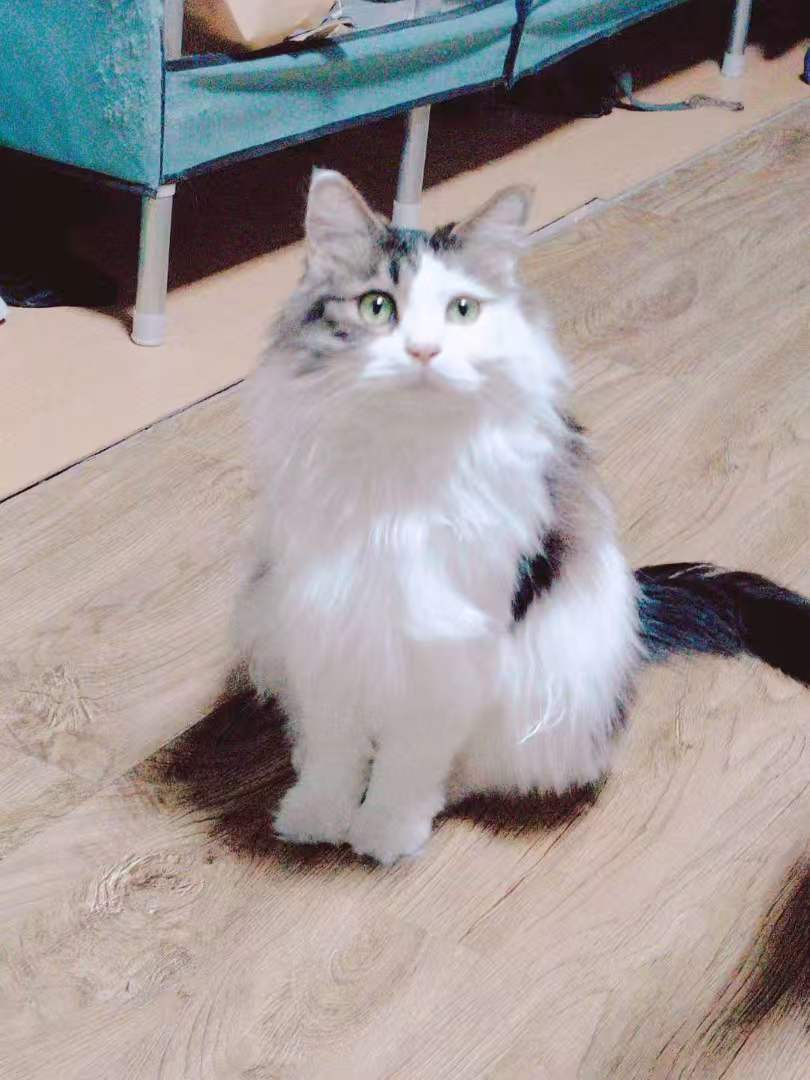
#> input picture services/appearance-generation/samples/建国2.jpg, 810 x 1080 px
$ python -i postprocess.py   (imports and definitions only)
#> lines starting #> are read from the running program, lines starting #| are printed output that depends on the picture
#> further down, picture is the input picture: PIL image 810x1080 RGB; mean R, G, B 161.8, 152.8, 152
# -*- coding: utf-8 -*-
"""Background removal post-processing for generated pet images."""
from PIL import Image, ImageFilter
import numpy as np


class BackgroundRemovalError(Exception):
    pass


def estimate_background_color(image: Image.Image) -> tuple[int, int, int]:
    """Estimate the dominant background color from the image borders."""
    rgb = image.convert("RGB")
    w, h = rgb.size
#> w = 810; h = 1080
    sample = np.array(rgb)
    border = np.concatenate(
        [
            sample[: max(1, h // 20)].reshape(-1, 3),
            sample[-max(1, h // 20):].reshape(-1, 3),
            sample[:, : max(1, w // 20)].reshape(-1, 3),
            sample[:, -max(1, w // 20):].reshape(-1, 3),
        ]
    )
    median = np.median(border, axis=0).astype(int)
#> median = [180, 166, 162]
    return tuple(median)


def remove_background_chroma(image: Image.Image, tolerance: int = 30) -> Image.Image:
    """Chroma-key removal: assumes a uniform background color."""
    bg = estimate_background_color(image)
#> bg = (180, 166, 162)
    rgb = image.convert("RGB")
    arr = np.array(rgb).astype(np.float32)
    dist = np.abs(arr - np.array(bg)).sum(axis=2)
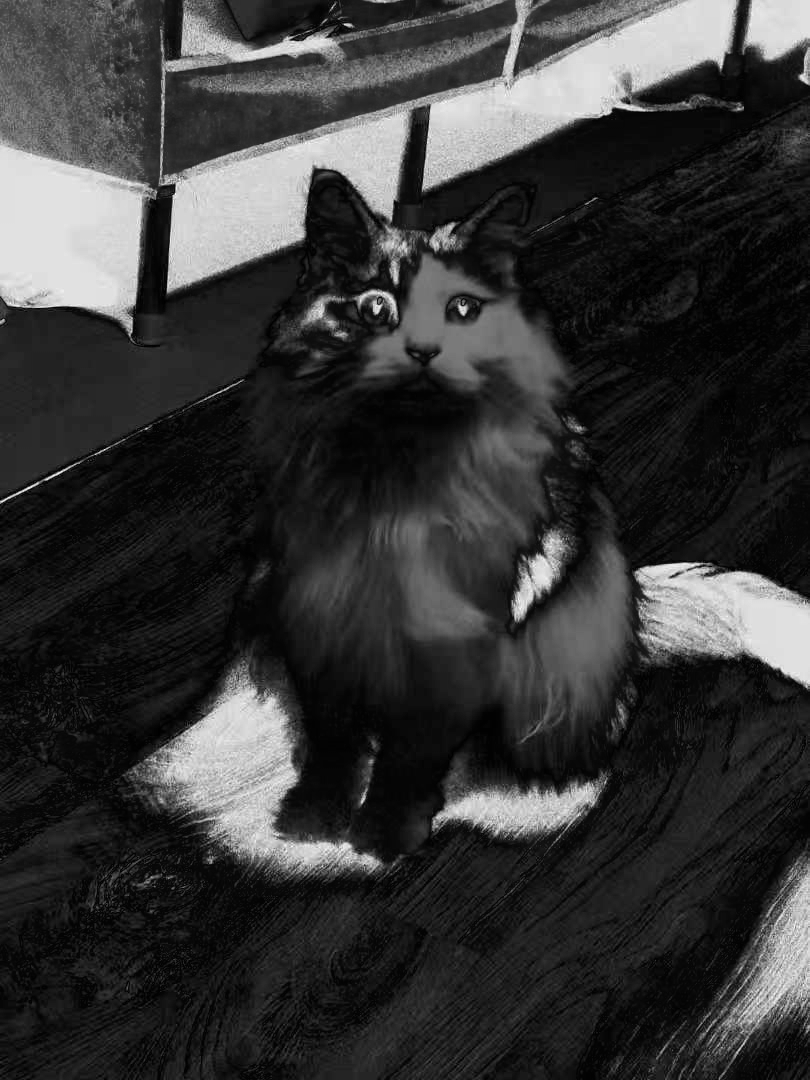
#> dist: shape (1080, 810) float64; min 1, max 500, mean 108.7; drawn with min black and max white
    alpha = np.clip((dist - tolerance) / 60.0, 0.0, 1.0)
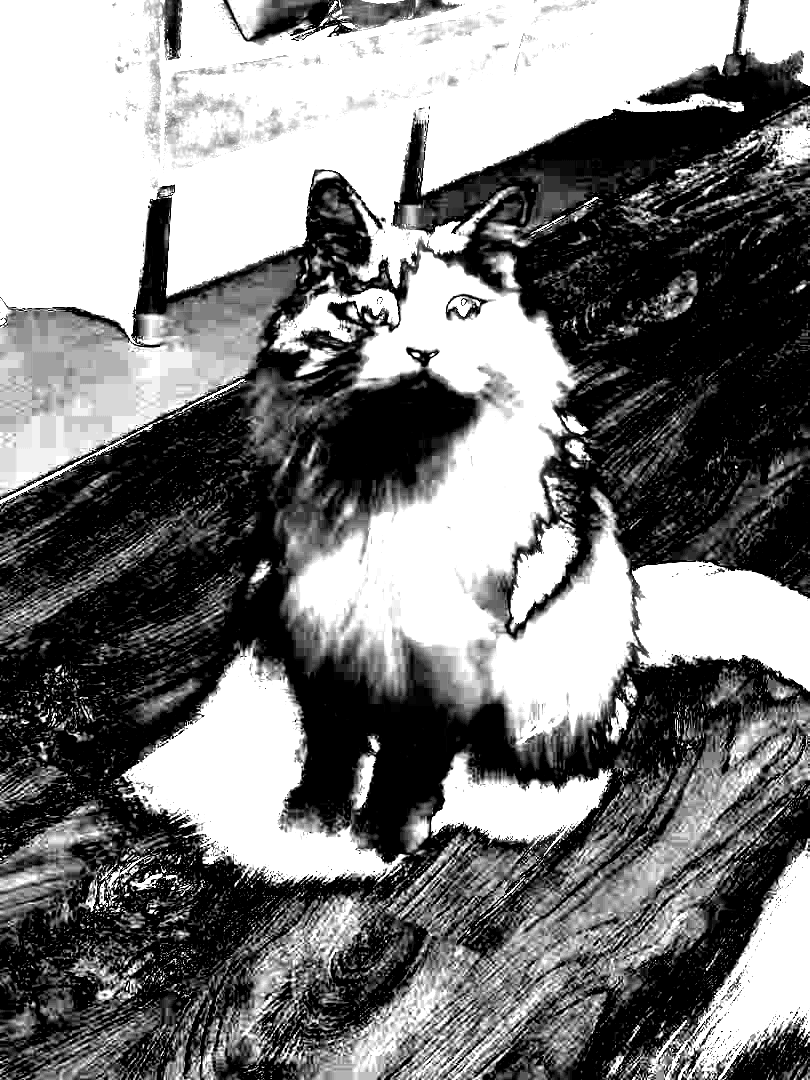
#> alpha: shape (1080, 810) float64; min 0, max 1, mean 0.488
    rgba = np.dstack(
        [
            np.array(rgb),
            (alpha * 255).astype(np.uint8),
        ]
    )
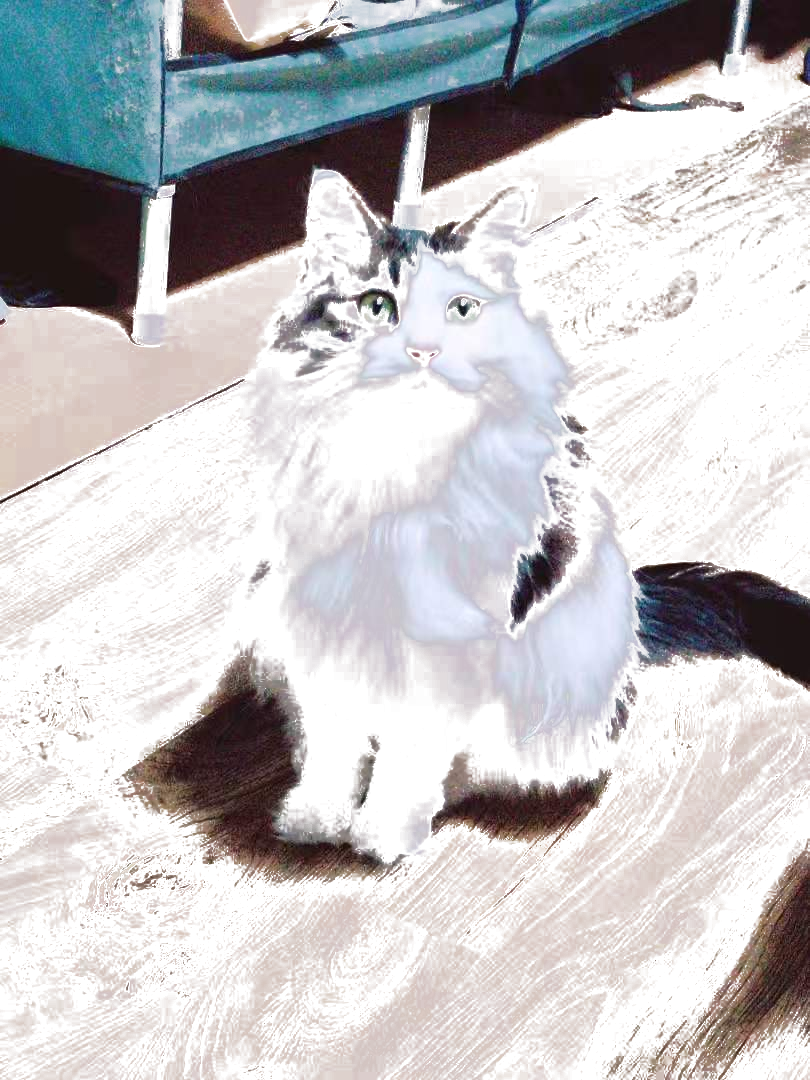
#> rgba: shape (1080, 810, 4); mean R, G, B, A 161.8, 152.8, 152, 124.3; transparent parts drawn white
    out = Image.fromarray(rgba, "RGBA")
    # soften the alpha edge
    alpha_layer = out.split()[3].filter(ImageFilter.GaussianBlur(radius=1.5))
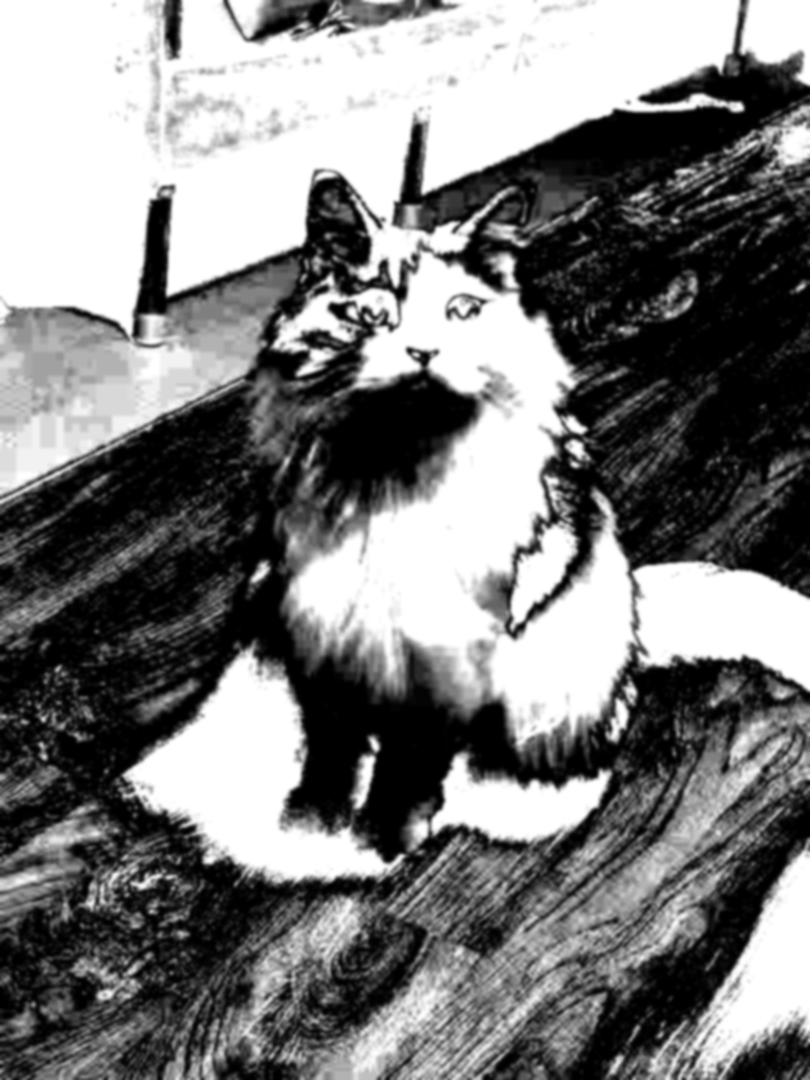
#> alpha_layer: PIL image 810x1080 L; min 0, max 255, mean 124.3
    out.putalpha(alpha_layer)
    return out


def is_uniform_background(image: Image.Image, tolerance: int = 25) -> bool:
    """True when the border colors are within tolerance of each other."""
    bg = estimate_background_color(image)
    rgb = image.convert("RGB")
    w, h = rgb.size
    sample = np.array(rgb)
    border = np.concatenate(
        [
            sample[: max(1, h // 20)].reshape(-1, 3),
            sample[-max(1, h // 20):].reshape(-1, 3),
            sample[:, : max(1, w // 20)].reshape(-1, 3),
            sample[:, -max(1, w // 20):].reshape(-1, 3),
        ]
    )
    return np.all(np.abs(border - np.array(bg)) <= tolerance)


def remove_background_rembg(image: Image.Image) -> Image.Image:
    """Background removal via rembg (u2net). Downloads the model on first use."""
    try:
        from rembg import remove
    except ImportError as exc:
        raise BackgroundRemovalError("rembg not installed") from exc
    result = remove(image.convert("RGBA"))
    if result is None:
        raise BackgroundRemovalError("rembg returned no result")
    return result


def remove_background(image: Image.Image, method: str = "auto") -> Image.Image:
    """Remove the background. auto: rembg (semantic) first, chroma-key fallback."""
    if method == "chroma":
        return remove_background_chroma(image)
    if method == "rembg":
        return remove_background_rembg(image)
    if method != "auto":
        raise BackgroundRemovalError(f"unknown method: {method}")
    try:
        return remove_background_rembg(image)
    except Exception:
        # rembg unavailable or failed: fall back to chroma-key
        if is_uniform_background(image):
            return remove_background_chroma(image)
        raise

>>> from PIL import Image
>>> picture = Image.open('../samples/建国2.jpg')
>>> result = remove_background_chroma(picture)

$ run again, on services/appearance-generation/samples/见过1.jpg
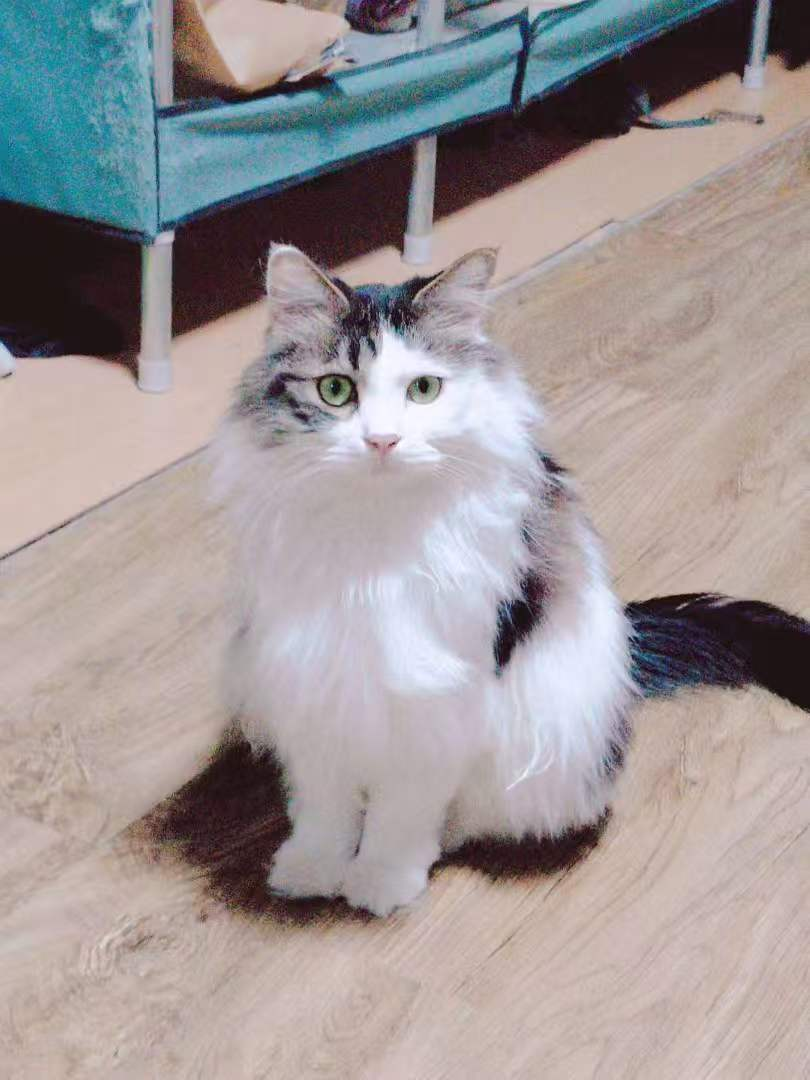
#> input picture services/appearance-generation/samples/见过1.jpg, 810 x 1080 px
#> picture is the input picture: PIL image 810x1080 RGB; mean R, G, B 158.5, 150.8, 151.5
#> median = [189, 173, 168]
#> bg = (189, 173, 168)
#> in remove_background_chroma, `rgba = np.dstack( [ np.array(rgb), (alpha * 255).astype(np.uint8), ] )`:
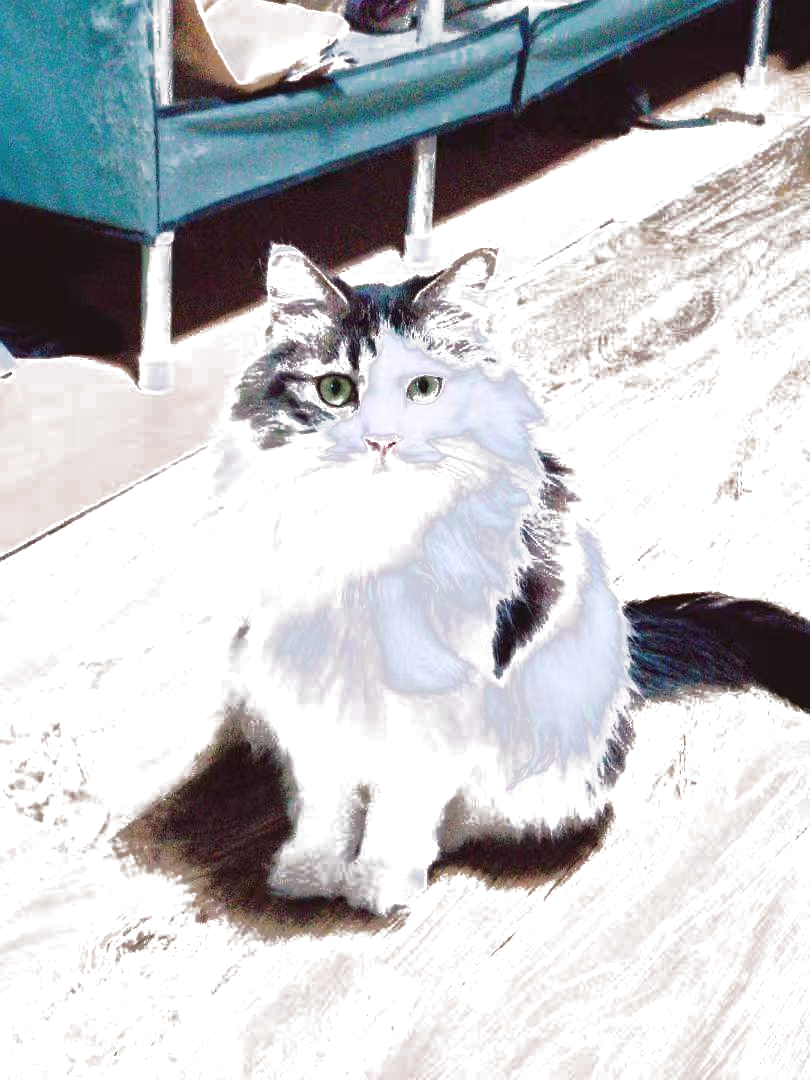
#> rgba: shape (1080, 810, 4); mean R, G, B, A 158.5, 150.8, 151.5, 109.1; transparent parts drawn white
#> in remove_background_chroma, `alpha_layer = out.split()[3].filter(ImageFilter.GaussianBlur(radius=1...`:
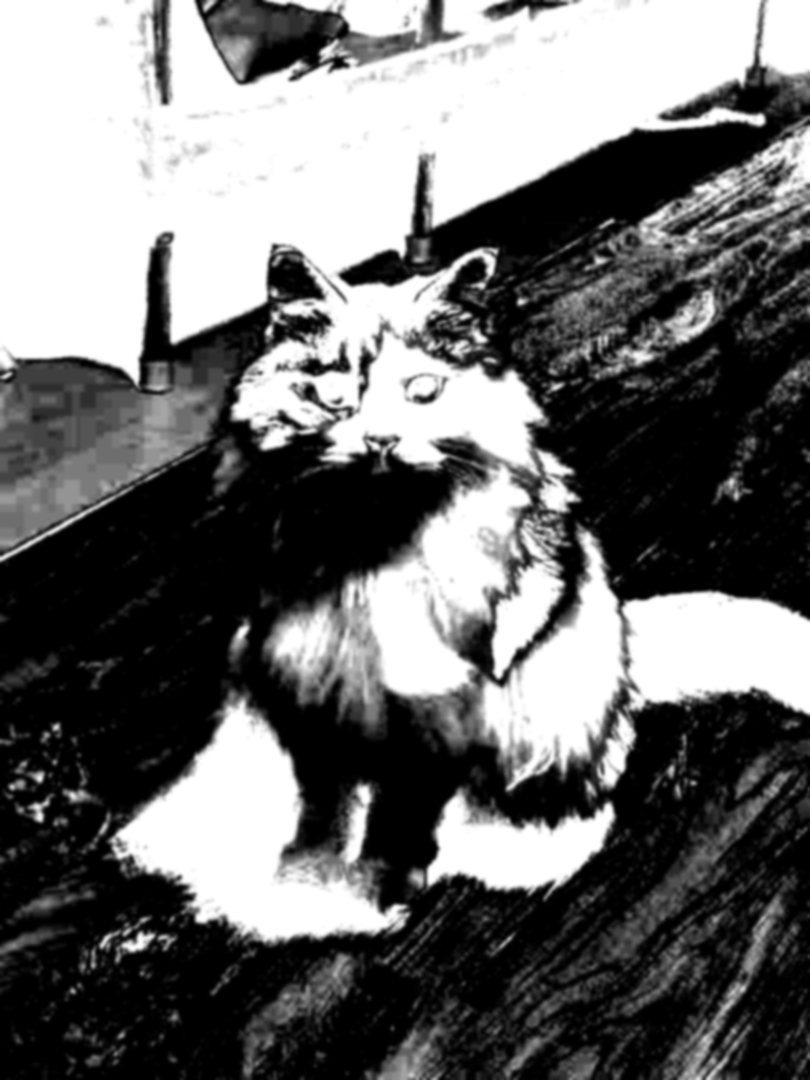
#> alpha_layer: PIL image 810x1080 L; min 0, max 255, mean 109.1

$ run again, on services/appearance-generation/samples/见过3.jpg
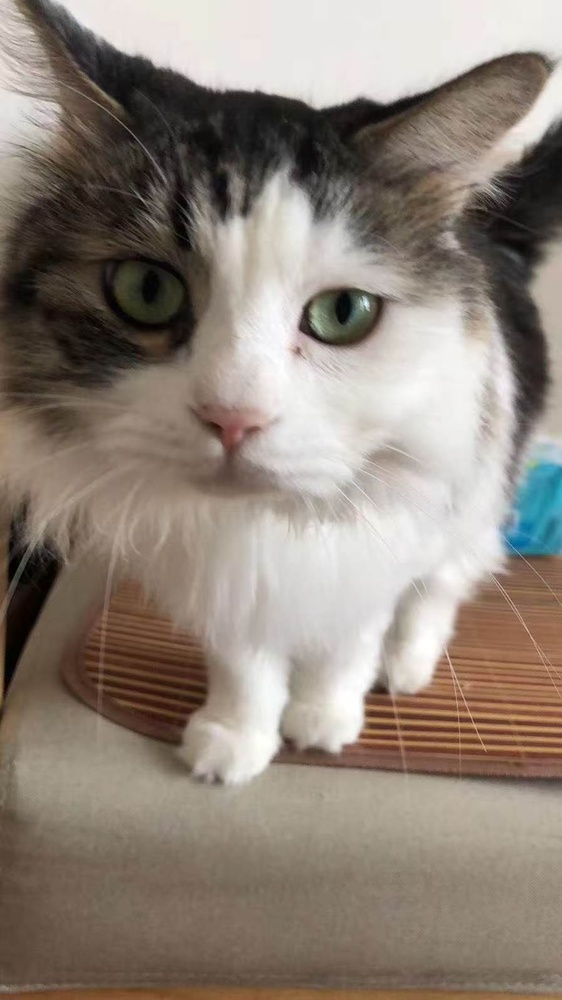
#> input picture services/appearance-generation/samples/见过3.jpg, 562 x 1000 px, shrunk from 896 x 1594 before the run
#> picture is the input picture: PIL image 562x1000 RGB; mean R, G, B 142.6, 131.5, 121.3
#> median = [133, 114, 96]
#> bg = (133, 114, 96)
#> in remove_background_chroma, `dist = np.abs(arr - np.array(bg)).sum(axis=2)`:
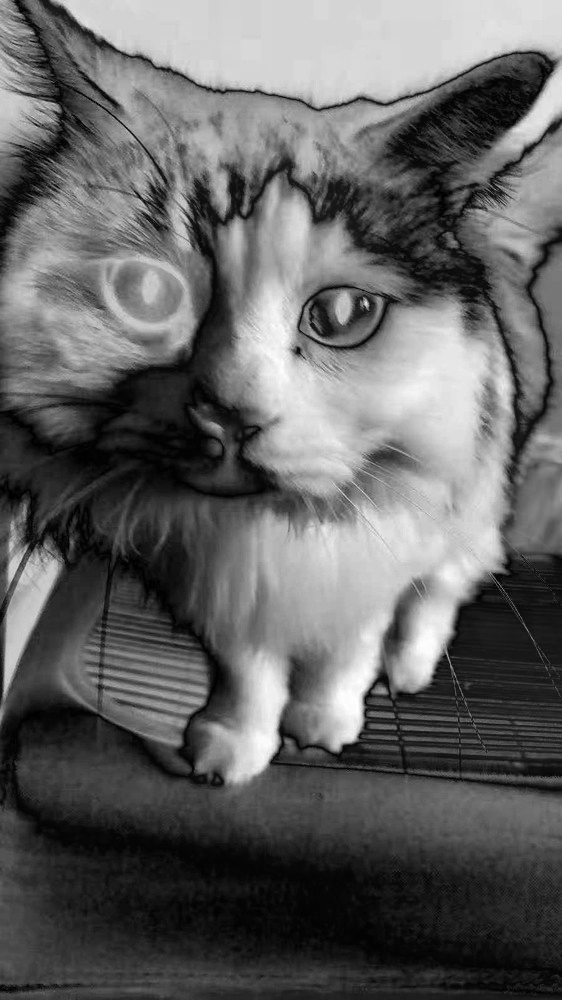
#> dist: shape (1000, 562) float64; min 1, max 422, mean 165.4; drawn with min black and max white
#> in remove_background_chroma, `alpha_layer = out.split()[3].filter(ImageFilter.GaussianBlur(radius=1...`:
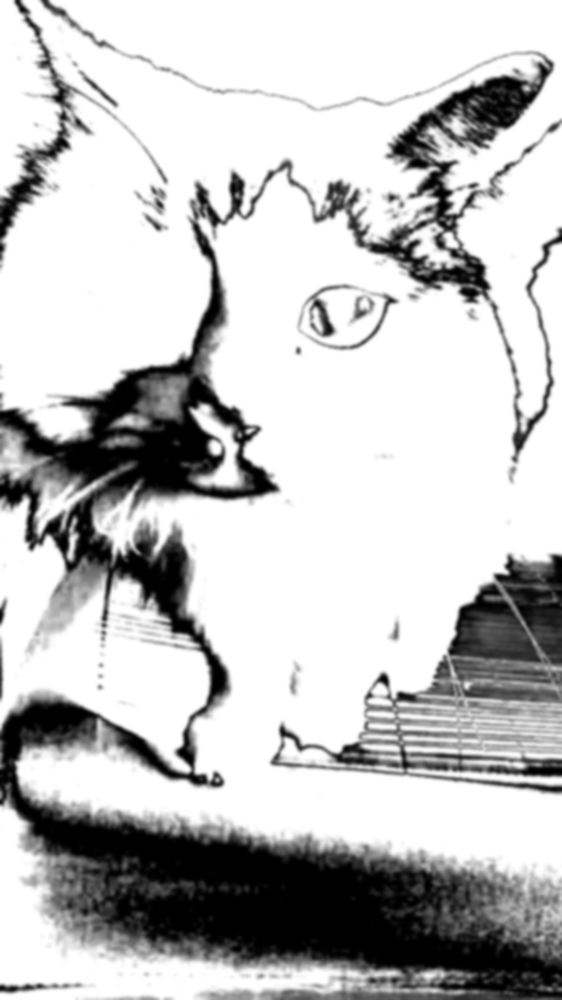
#> alpha_layer: PIL image 562x1000 L; min 0, max 255, mean 193.3
